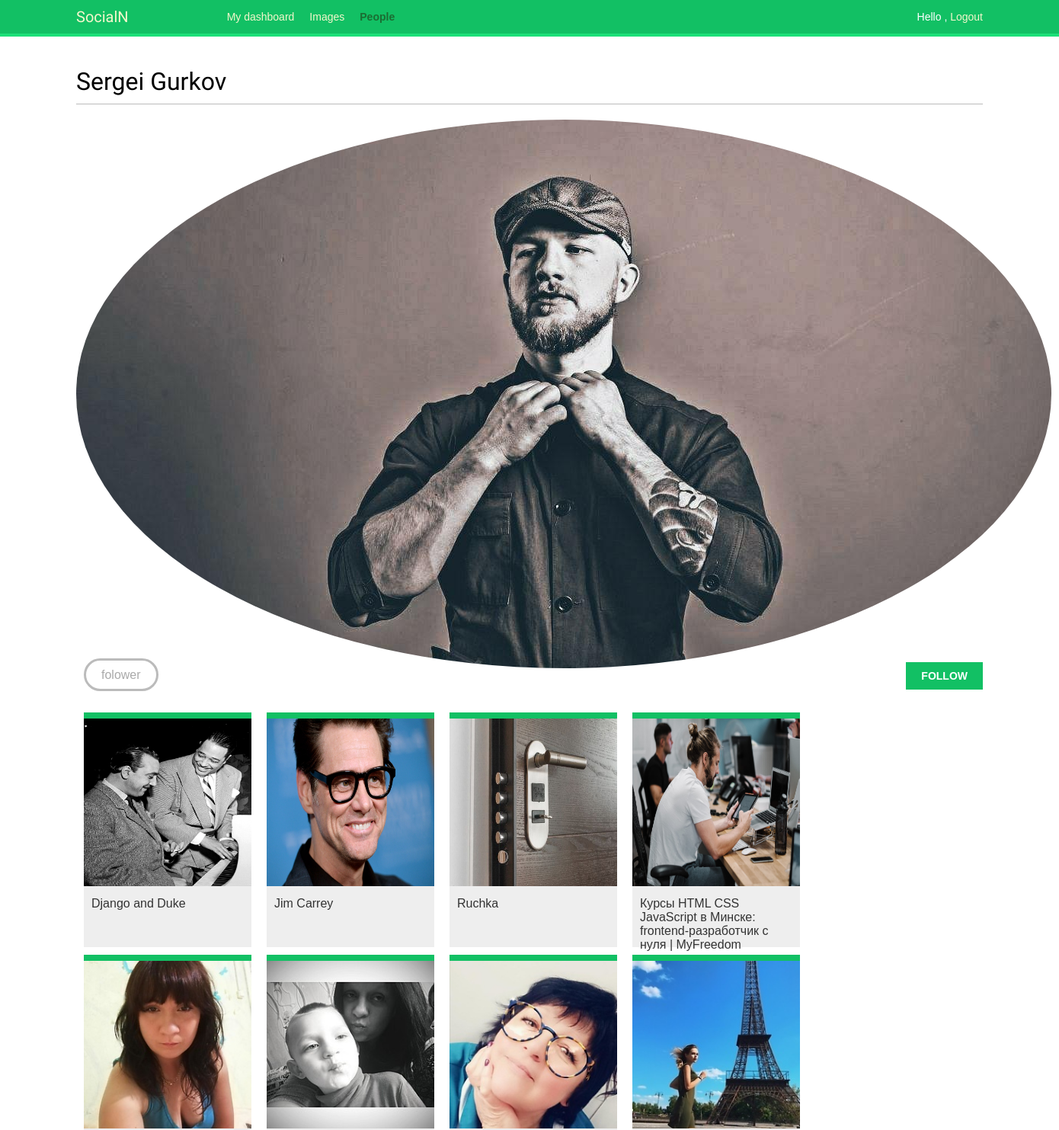
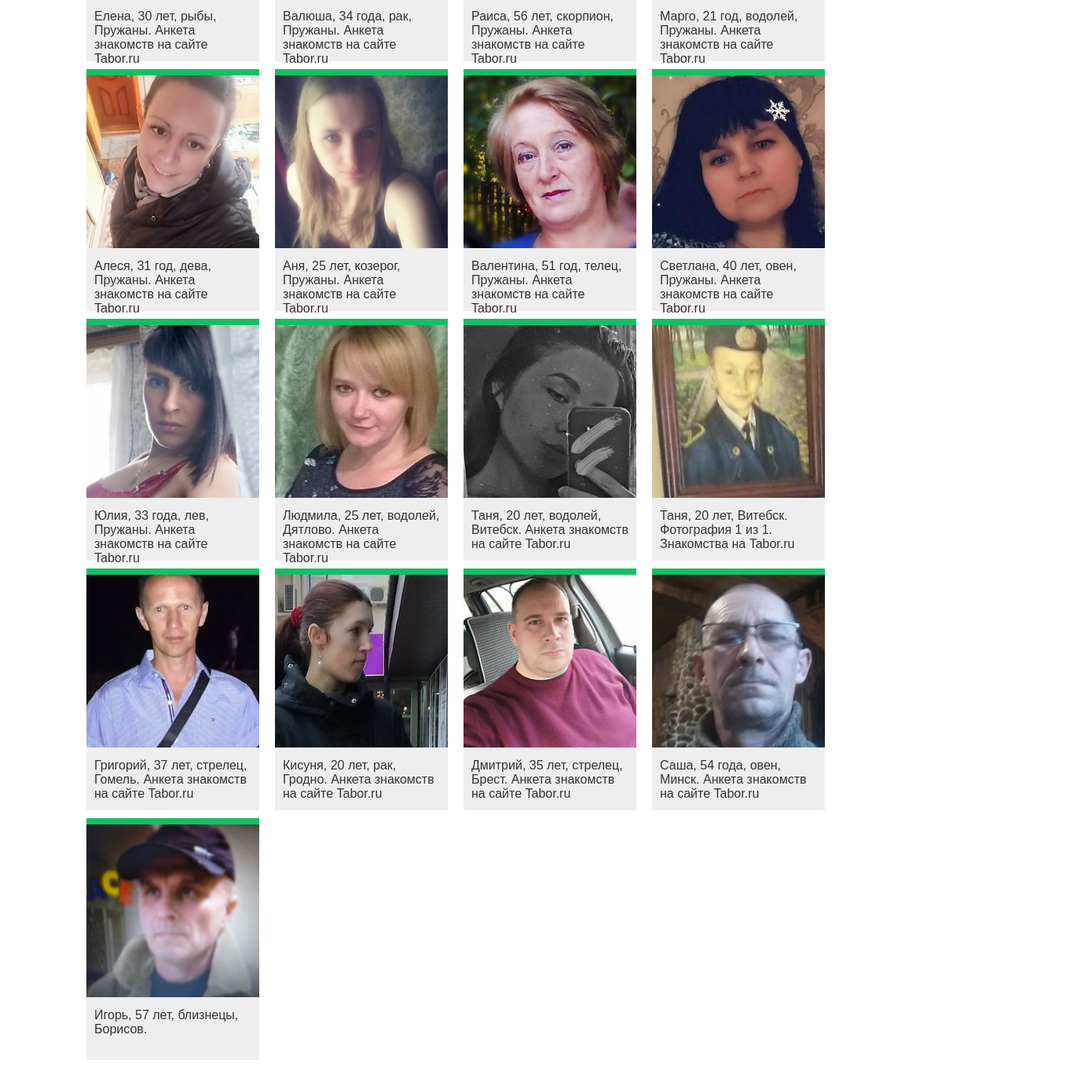
/account/user/Admin/ (signed in), run on the app's committed database (2 pictures, top to bottom).
### images/models.py (models this page shows, shortened)
class Image(models.Model):
    user = models.ForeignKey(
        settings.AUTH_USER_MODEL,
        related_name="images_created",
        on_delete=models.CASCADE,
    )
    title = models.CharField(max_length=200)
    slug = AutoSlugField(populate_from='title')
    url = models.URLField()
    image = models.ImageField(upload_to="images/%Y/%m/%d")
    description = models.TextField(blank=True)
    created = models.DateField(auto_now_add=True, db_index=True)
    users_like = models.ManyToManyField(
        settings.AUTH_USER_MODEL, related_name="images_liked", blank=True
    )
    def get_absolute_url(self):
        return reverse("images:detail", args=[self.id, self.slug])

### account/views.py (the view)
# urls.py: path("user/<username>/", views.user_detail, name="user_detail"),
@login_required
def user_detail(request, username):
    user = get_object_or_404(User, username=username, is_active=True)
    return render(request,
                  "account/user/detail.html",
                  {'section': 'people',
                   'user': user})

### account/templates/account/user/detail.html (shortened to what this page needs)
{% extends 'base.html' %}
{% load thumbnail %}
{% block content %}
    <h1>{{ user.get_full_name }}</h1>
    <div class="profile-info">
        {% thumbnail user.profile.photo "180x180" crop="100%" as im %}
            <img src="{{ im.url }}" class="user-detail">
        {% endthumbnail %}
    </div>
    {% with total_followers=user.folowers.count %}
        <span class="count">
            folower{{ total_folowers|pluralize }}
        </span>
        <a href="#" data-id="{{ user.id }}" data-action="{% if request.user in user.followers.all %}un{% endif %}follow"
        class="follow button">
        {% if request.user not in user.followers.all %}
            Follow
        {% else %}
            Unfollow
        {% endif %}
        </a>
        <div id="image-list" class="image-container">
            {% include "images/image/list_ajax.html" with images=user.images_created.all %}
        </div>
    {% endwith %}
{% endblock %}

### images/templates/images/image/list_ajax.html
{% load thumbnail %}
{% for image in images %}
    <div class='image'>
        <a href='{{ image.get_absolute_url }}'>
            {% thumbnail image.image "300x300" crop="100%" as im %}
                <a href="{{ image.get_absolute_url }}">
                    <img src="{{ im.url }}">
                </a>
            {% endthumbnail %}
        </a>
        <div class='info'>
            <a href='{{ image.get_absolute_url }}' class='title'>{{ image.title }}</a>
        </div>
    </div>
{% endfor %}

### account/static/css/base.css (style rules this page uses)
body { margin:0; padding:0; font-family:helvetica, sans-serif; }
a { color:#12c064; text-decoration:none; }
h1, h2, h3, h4, h5 , h6 { font-family: 'Muli', sans-serif; font-weight:normal; }
h1 { border-bottom:1px solid #bbb; padding:0 0 10px 0; margin:10px 0 20px 0; }
input[type=submit], a.button { font-weight:bold; background:#12c064; color:#fff; padding:10px 20px; font-size:14px; text-transform:uppercase; }
.count { color:#aaa; border:3px solid #bbb; border-radius:26px; padding:10px 20px; margin:20px 10px 0; }
a.like, a.follow { float:right; margin-top:-8px; }
#image-list { overflow:auto; }
#image-list .image { float:left; width:220px; height:300px; margin:0 10px 10px 10px; border-top:8px solid #12c064; background:#eee; }
#image-list img { width:220px; height:220px; }
#image-list .info { padding:10px; }
#image-list .info a { color:#333; }
img.user-detail { border-radius:50%; float:left; }
.profile-info { float:left; overflow:auto; margin-right:20px; }
.image-container { margin-top:40px; }

### data on the page
Image: shows a picture, title "Django and Duke"
Image: shows a picture, title "Jim Carrey"
Image: shows a picture, title "Ruchka"
Image: shows a picture, title "Курсы HTML CSS JavaScript в Минске: frontend-разработчик с нуля | MyFreedom"
Image: shows a picture, title "Елена, 30 лет, рыбы, Пружаны. Анкета знакомств на сайте Tabor.ru"
Image: shows a picture, title "Валюша, 34 года, рак, Пружаны. Анкета знакомств на сайте Tabor.ru"
Image: shows a picture, title "Раиса, 56 лет, скорпион, Пружаны. Анкета знакомств на сайте Tabor.ru"
Image: shows a picture, title "Марго, 21 год, водолей, Пружаны. Анкета знакомств на сайте Tabor.ru"
Image: shows a picture, title "Алеся, 31 год, дева, Пружаны. Анкета знакомств на сайте Tabor.ru"
Image: shows a picture, title "Аня, 25 лет, козерог, Пружаны. Анкета знакомств на сайте Tabor.ru"
Image: shows a picture, title "Валентина, 51 год, телец, Пружаны. Анкета знакомств на сайте Tabor.ru"
Image: shows a picture, title "Светлана, 40 лет, овен, Пружаны. Анкета знакомств на сайте Tabor.ru"
Image: shows a picture, title "Юлия, 33 года, лев, Пружаны. Анкета знакомств на сайте Tabor.ru"
Image: shows a picture, title "Людмила, 25 лет, водолей, Дятлово. Анкета знакомств на сайте Tabor.ru"
Image: shows a picture, title "Таня, 20 лет, водолей, Витебск. Анкета знакомств на сайте Tabor.ru"
Image: shows a picture, title "Таня, 20 лет, Витебск. Фотография 1 из 1. Знакомства на Tabor.ru"
Image: shows a picture, title "Григорий, 37 лет, стрелец, Гомель. Анкета знакомств на сайте Tabor.ru"
Image: shows a picture, title "Кисуня, 20 лет, рак, Гродно. Анкета знакомств на сайте Tabor.ru"
Image: shows a picture, title "Дмитрий, 35 лет, стрелец, Брест. Анкета знакомств на сайте Tabor.ru"
Image: shows a picture, title "Саша, 54 года, овен, Минск. Анкета знакомств на сайте Tabor.ru"
Image: shows a picture, title "Игорь, 57 лет, близнецы, Борисов."

### other printed values
{{ user.get_full_name }} "Sergei Gurkov"
